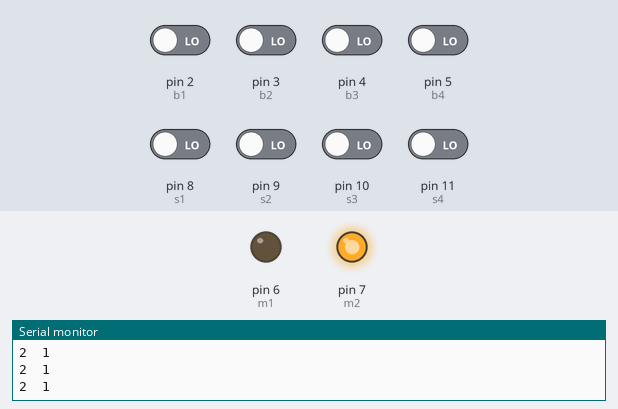
Simulated run of this sketch. Board: Arduino Uno, built with avr-gcc and run on an emulated ATmega328P. Shown: output pins drawn as LEDs (lit = HIGH), the last lines printed to the serial monitor. Inputs (shaded band) come from the test bench; at power-on: pin 2 (b1), pin 3 (b2), pin 4 (b3), pin 5 (b4), pin 8 (s1), pin 9 (s2), pin 10 (s3), pin 11 (s4) LOW.

Above: at 1.2 s.
1.3 s: pin 2 (b1) driven HIGH
At 2.5 s:
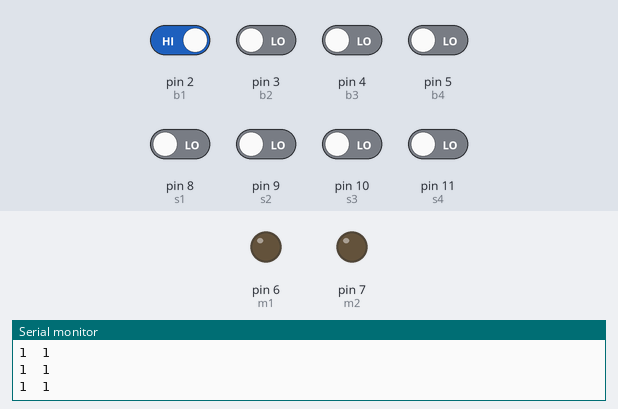
2.8 s: pin 9 (s2) driven HIGH
At 3.8 s:
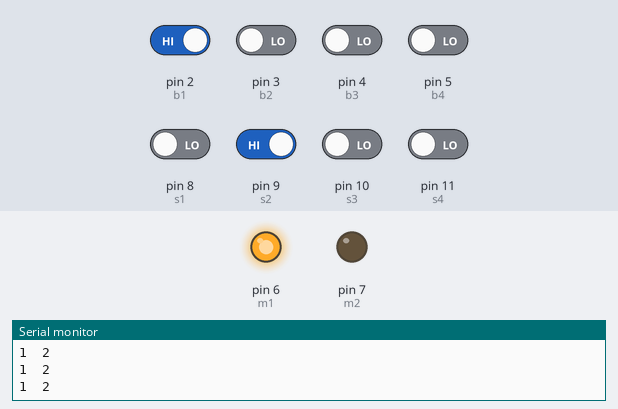
4.3 s: pin 3 (b2) driven HIGH
At 4.9 s:
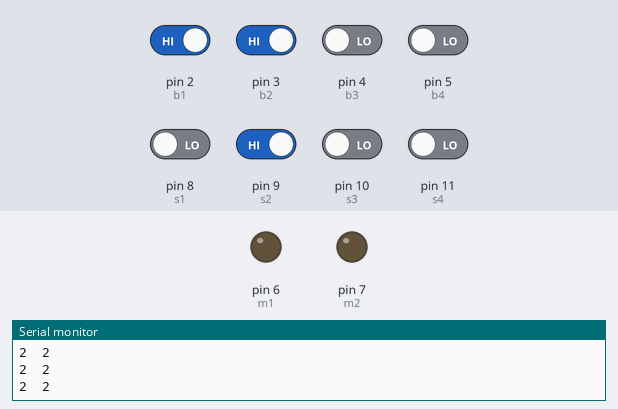
5.8 s: pin 3 (b2) driven LOW
At 7.2 s:
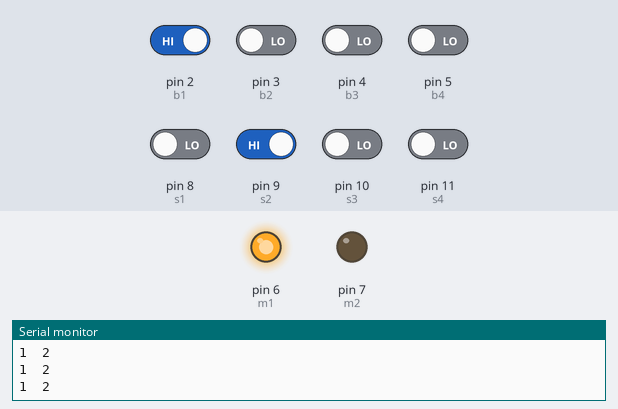
Timing chart, 0 to 8.3 s (numbered marks = the images above; inputs shaded):
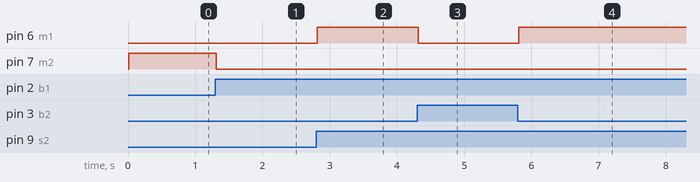

Measured:
- after the input at 1.3 s, pin 7 (m2): HIGH → LOW at once
- after the input at 2.8 s, pin 6 (m1): LOW → HIGH at once
- after the input at 4.3 s, pin 6 (m1): HIGH → LOW at once
- after the input at 5.8 s, pin 6 (m1): LOW → HIGH at once

The sketch:

ascensor.ino
```cpp
#define b1 2
#define b2 3
#define b3 4
#define b4 5
#define m1 6
#define m2 7
#define s1 8
#define s2 9
#define s3 10
#define s4 11
int teclado=2;
int piso=1;
void setup() {
  pinMode(b1,INPUT);
  pinMode(b2,INPUT);
  pinMode(b3,INPUT);
  pinMode(b4,INPUT);
  pinMode(s1,INPUT);
  pinMode(s2,INPUT);
  pinMode(s3,INPUT);
  pinMode(s4,INPUT);
  pinMode(m1,OUTPUT);
  pinMode(m2,OUTPUT);
  Serial.begin(9600);
}

void loop() {
if(digitalRead(b1)){
  teclado=1;
}
if(digitalRead(b2)){
  teclado=2;
}
if(digitalRead(b3)){
  teclado=3;
}
if(digitalRead(b4)){
  teclado=4;
}
if(digitalRead(s1)){
  piso=1;
}
if(digitalRead(s2)){
  piso=2;
}
if(digitalRead(s3)){
  piso=3;
}
if(digitalRead(s4)){
  piso=4;
}
Serial.print(teclado);
Serial.print('\t');
Serial.println(piso);
delay(10);
if(piso==teclado){
  parar();
}
if(piso>teclado){
  abajo();
}
if(piso<teclado){
  arriba();
}
}


void arriba(){
  digitalWrite(m1,LOW);
  digitalWrite(m2,HIGH);
}
void abajo(){
  digitalWrite(m1,HIGH);
  digitalWrite(m2,LOW);;
}
void parar(){
digitalWrite(m1,LOW);
digitalWrite(m2,LOW);

}
```
